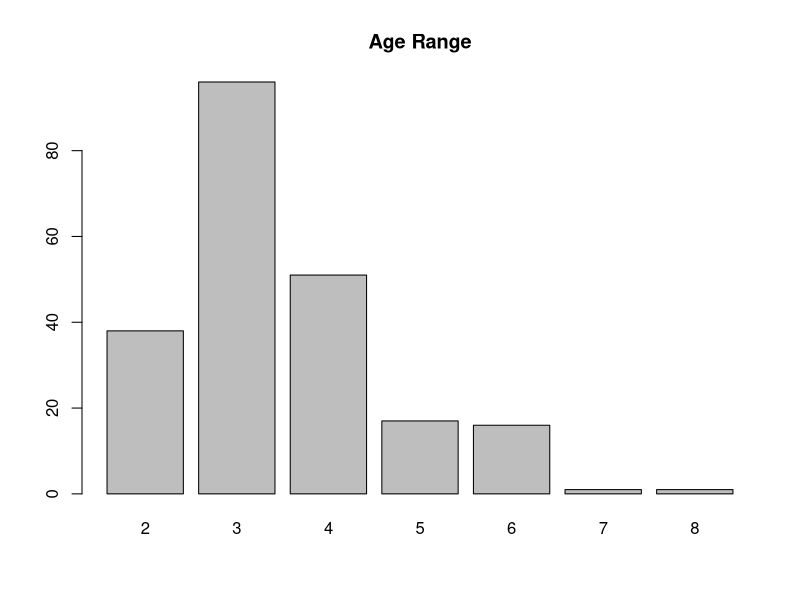
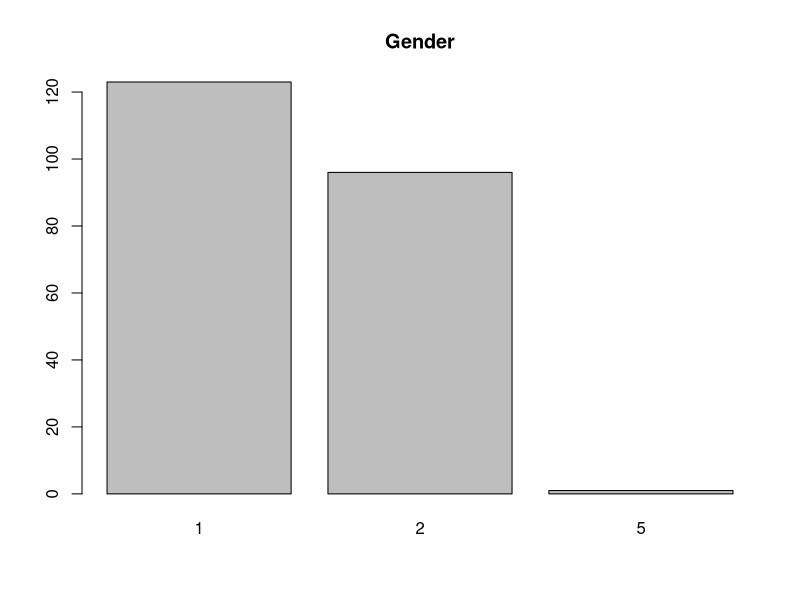
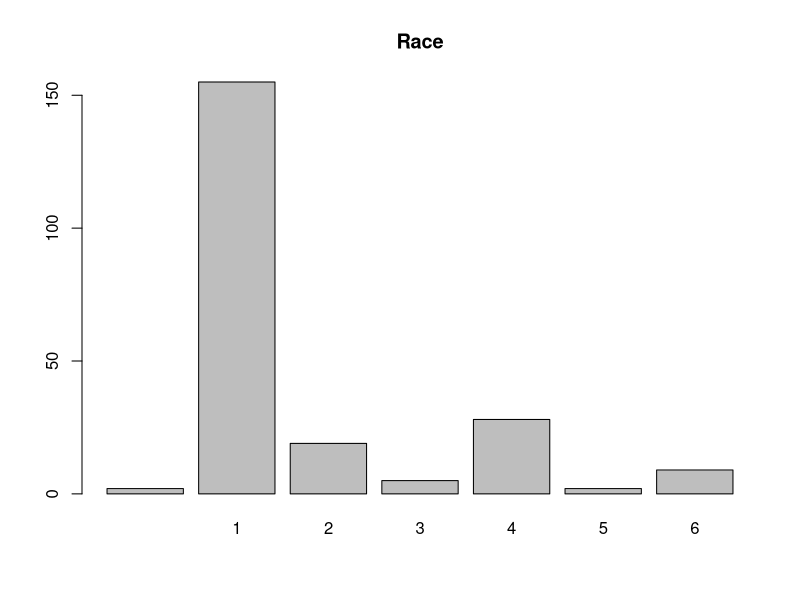
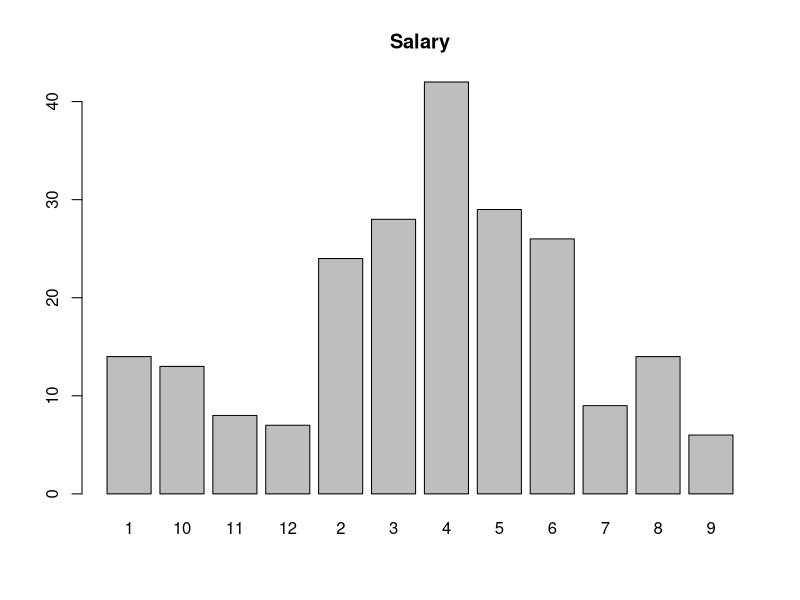
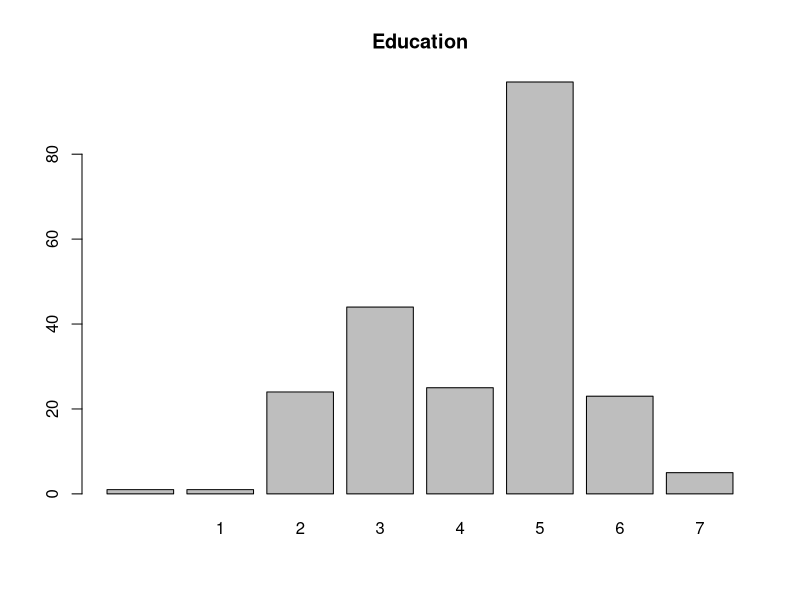
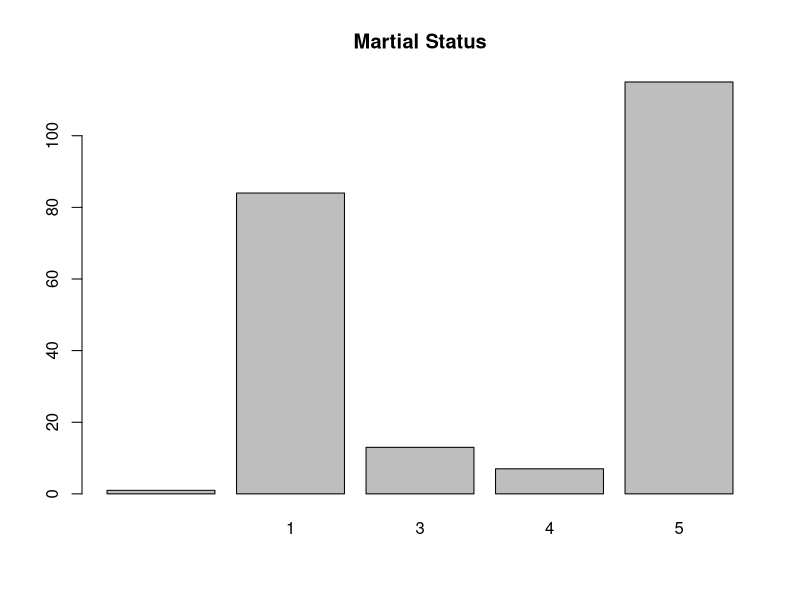
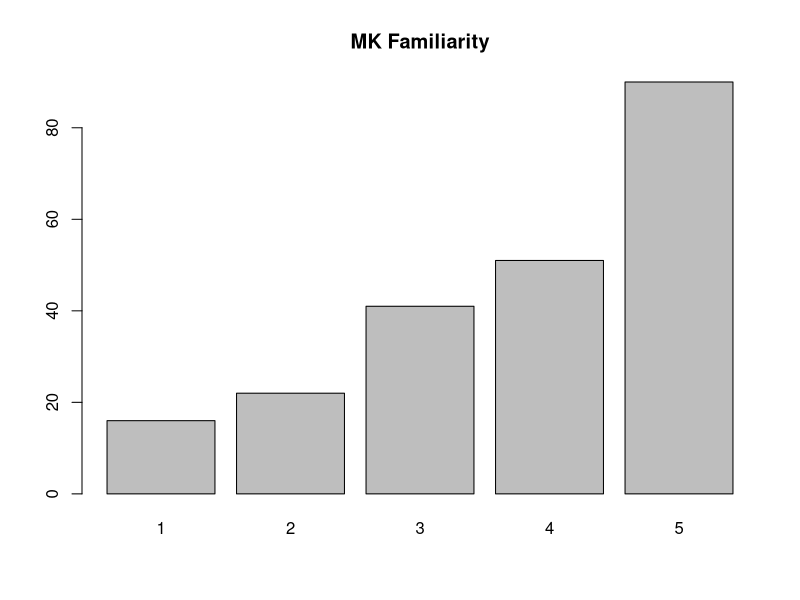

Write R code to recreate these figures, in order. (Note: this script raises an error after producing the figures.)
## ---- chunk 1
knitr::opts_chunk$set(echo = TRUE)
## ---- chunk 2
library(data.table)
#library(mlogit)
library(ggplot2)
## ---- chunk 3

pilot_data <- read.csv("./data/w241_final_project_final_data_numeric.csv", header = TRUE, stringsAsFactors=FALSE)

#remove the header rows and preview data
pilot_data1 <- pilot_data[-1:-2,]
pilot_data1 <- pilot_data1[which(pilot_data1$DistributionChannel != 'preview'),]

## ---- chunk 4
pilot_data1$duration <- as.numeric(pilot_data1$Duration..in.seconds.)
print(sprintf("Mean duration of survey completition in minutes: %.4f.", mean(pilot_data1$duration)/60))
## ---- chunk 5

barplot(table(pilot_data1$Q18), main='Age Range')

barplot(table(pilot_data1$Q16), main='Gender')
barplot(table(pilot_data1$Q45), main='Race')
barplot(table(pilot_data1$Q20), main='Salary')
barplot(table(pilot_data1$Q46), main='Education')
barplot(table(pilot_data1$Q47), main='Martial Status')
barplot(table(pilot_data1$Q29), main='MK Familiarity')

## ---- chunk 6
#Code which video the person watched

pilot_data1$kondo_video_01 <- ifelse(pilot_data1$Q21 == "" & pilot_data1$Q22 != "", 0, NaN)
pilot_data1$kondo_video_01 <- ifelse(pilot_data1$Q21 != "" & pilot_data1$Q22 == "", 1, pilot_data1$kondo_video_01)

#25,30
check_code <- pilot_data1[c("Q21", "Q22", "kondo_video_01")]

count(check_code, vars=kondo_video_01)
                              
## ---- chunk 7
row1 <- pilot_data[1,]
print(row1$C1)
## ---- chunk 8
raw_data <- data.table(pilot_data1)
## ---- chunk 9
# map clothing attributes and levels to each option presented in each question
clothing <- raw_data[1, c("attr1.1.1", "attr1.1.2", "attr1.1.3", "attr1.2.1", "attr1.2.2", "attr1.2.3", "attr1.3.1", "attr1.3.2", "attr1.3.3", "attr1.4.1", "attr1.4.2", "attr1.4.3", "attr1.5.1", "attr1.5.2", "attr1.5.3", "attr1.6.1", "attr1.6.2", "attr1.6.3", "attr1.7.1", "attr1.7.2", "attr1.7.3", "attr1.8.1", "attr1.8.2", "attr1.8.3", "attr1.9.1", "attr1.9.2", "attr1.9.3", "attr1.10.1", "attr1.10.2", "attr1.10.3", "attr1.11.1", "attr1.11.2", "attr1.11.3", "attr1.12.1", "attr1.12.2", "attr1.12.3", "attr1.13.1", "attr1.13.2", "attr1.13.3", "attr1.14.1", "attr1.14.2", "attr1.14.3", "attr1.15.1", "attr1.15.2", "attr1.15.3")]
clothing
transpose(clothing)
## ---- chunk 10
# map book attributes and levels to each option presented in each question
book <- raw_data[1, c("attr2.1.1", "attr2.1.2", "attr2.1.3", "attr2.2.1", "attr2.2.2", "attr2.2.3", "attr2.3.1", "attr2.3.2", "attr2.3.3", "attr2.4.1", "attr2.4.2", "attr2.4.3", "attr2.5.1", "attr2.5.2", "attr2.5.3", "attr2.6.1", "attr2.6.2", "attr2.6.3", "attr2.7.1", "attr2.7.2", "attr2.7.3", "attr2.8.1", "attr2.8.2", "attr2.8.3", "attr2.9.1", "attr2.9.2", "attr2.9.3", "attr2.10.1", "attr2.10.2", "attr2.10.3", "attr2.11.1", "attr2.11.2", "attr2.11.3", "attr2.12.1", "attr2.12.2", "attr2.12.3", "attr2.13.1", "attr2.13.2", "attr2.13.3", "attr2.14.1", "attr2.14.2", "attr2.14.3", "attr2.15.1", "attr2.15.2", "attr2.15.3")]
transpose(book)
## ---- chunk 11
# map paper attributes and levels to each option presented in each question
paper <- raw_data[1, c("attr3.1.1", "attr3.1.2", "attr3.1.3", "attr3.2.1", "attr3.2.2", "attr3.2.3", "attr3.3.1", "attr3.3.2", "attr3.3.3", "attr3.4.1", "attr3.4.2", "attr3.4.3", "attr3.5.1", "attr3.5.2", "attr3.5.3", "attr3.6.1", "attr3.6.2", "attr3.6.3", "attr3.7.1", "attr3.7.2", "attr3.7.3", "attr3.8.1", "attr3.8.2", "attr3.8.3", "attr3.9.1", "attr3.9.2", "attr3.9.3", "attr3.10.1", "attr3.10.2", "attr3.10.3", "attr3.11.1", "attr3.11.2", "attr3.11.3", "attr3.12.1", "attr3.12.2", "attr3.12.3", "attr3.13.1", "attr3.13.2", "attr3.13.3", "attr3.14.1", "attr3.14.2", "attr3.14.3", "attr3.15.1", "attr3.15.2", "attr3.15.3")]
transpose(paper)
## ---- chunk 12
# map sentimental attributes and levels to each option presented in each question
sentimental <- raw_data[1, c("attr4.1.1", "attr4.1.2", "attr4.1.3", "attr4.2.1", "attr4.2.2", "attr4.2.3", "attr4.3.1", "attr4.3.2", "attr4.3.3", "attr4.4.1", "attr4.4.2", "attr4.4.3", "attr4.5.1", "attr4.5.2", "attr4.5.3", "attr4.6.1", "attr4.6.2", "attr4.6.3", "attr4.7.1", "attr4.7.2", "attr4.7.3", "attr4.8.1", "attr4.8.2", "attr4.8.3", "attr4.9.1", "attr4.9.2", "attr4.9.3", "attr4.10.1", "attr4.10.2", "attr4.10.3", "attr4.11.1", "attr4.11.2", "attr4.11.3", "attr4.12.1", "attr4.12.2", "attr4.12.3", "attr4.13.1", "attr4.13.2", "attr4.13.3", "attr4.14.1", "attr4.14.2", "attr4.14.3", "attr4.15.1", "attr4.15.2", "attr4.15.3")]
transpose(sentimental)
## ---- chunk 13
# create new data table with following structure:
# one row per option per question per correspondent
# dimension of table = # correspondent (219) x # question (15) x # option (3)
n_respondent = nrow(raw_data)
n_question = 15
n_option = 3
dt <- data.table(ResponseId = rep(raw_data$ResponseId, each = n_question*n_option),
                # id = rep(1:n_respondent, each = n_question*n_option),
                 question = rep(1:n_question, each = n_option),
                 option = 1:n_option,
                 clothing = transpose(clothing)$V1,
                 book = transpose(book)$V1,
                 paper = transpose(paper)$V1,
                 sentimental = transpose(sentimental)$V1)
  
dt
## ---- chunk 14
choice_1 <- raw_data[, c("ResponseId","C1", "C2", "C3", "C4", "C5", "C6", "C7", "C8", "C9", "C10", "C11", "C12", "C13", "C14", "C15")]
choice_1
## ---- chunk 15
choice_2 <- melt(choice_1, id.vars = c("ResponseId"), measured.ids = c("C1", "C2", "C3", "C4", "C5", "C6", "C7", "C8", "C9", "C10", "C11", "C12", "C13", "C14", "C15"))
choice_2
choice_2 <- choice_2[, .(ResponseId, variable = substring(variable, 2), value)]
choice_2
choice_3 <- choice_2[order(ResponseId), ]
choice_3
## ---- chunk 16
choice_4 <- vector()
for (i in 1:(n_respondent*n_question)) {
  if (choice_3[i, value] == 1) {
    choice_4 <- c(choice_4, 1, 0, 0)
  } else if (choice_3[i, value] == 2) {
    choice_4 <- c(choice_4, 0, 1, 0)
  } else {
    choice_4 <- c(choice_4, 0, 0, 1)
  }
}
choice_4[1:30]
## ---- chunk 17
choice <- data.table(ResponseId = rep(choice_3$ResponseId, each = n_option),
                     question = as.integer(rep(choice_3$variable, each = n_option)),
                     choice = choice_4,
                     option = rep(1:3))
choice
## ---- chunk 18
dt <- merge(dt, choice, by = c("ResponseId", "question", "option"))
dt
## ---- chunk 19
treatment_1 <- raw_data[, c("ResponseId","Q21", "Q22")]
treatment_1
## ---- chunk 20
#We have 1 respondent that attrited during the study
subset(treatment_1, Q21 == '' & Q22 =='')
## ---- chunk 21
treatment_1$treatment = ifelse(treatment_1$Q21 == 1, 1, 0)
treatment_1
## ---- chunk 22
treatment_2 = treatment_1[rep(seq_len(nrow(treatment_1)), each = n_question*n_option),]
treatment_2
## ---- chunk 23
treatment <- data.table(ResponseId = treatment_2$ResponseId,
                        treatment = treatment_2$treatment,
                        question = rep(1:15, each = n_option),
                        option = rep(1:3))
treatment
## ---- chunk 24
dt <- merge(dt, treatment, by = c("ResponseId", "question", "option"))
dt
## ---- chunk 25
write.csv(dt, file="output_data.csv")
## ---- chunk 26
#Verify that each option was displayed the same number of times
#Output shoes that everything appears to be working as expected

sentimental_df_display <- data.frame(table(dt$sentimental, dt$treatment))
clothing_df_display <- data.frame(table(dt$clothing, dt$treatment))
paper_df_display <- data.frame(table(dt$paper, dt$treatment))
book_df_display <- data.frame(table(dt$book, dt$treatment))


p <- ggplot(sentimental_df_display, aes(fill=Var1, y=Freq, x=Var2)) + 
    geom_bar(position="dodge", stat="identity") + 
    scale_fill_brewer(palette = "Set1") 
update_labels(p, list(x="Treatment"))

p <- ggplot(clothing_df_display, aes(fill=Var1, y=Freq, x=Var2)) + 
    geom_bar(position="dodge", stat="identity") + 
    scale_fill_brewer(palette = "Set1") 
update_labels(p, list(x="Treatment"))

p <- ggplot(paper_df_display, aes(fill=Var1, y=Freq, x=Var2)) + 
    geom_bar(position="dodge", stat="identity") + 
    scale_fill_brewer(palette = "Set1") 
update_labels(p, list(x="Treatment"))

p <- ggplot(book_df_display, aes(fill=Var1, y=Freq, x=Var2)) + 
    geom_bar(position="dodge", stat="identity") + 
    scale_fill_brewer(palette = "Set1") 
update_labels(p, list(x="Treatment"))


## ---- chunk 27

# CDC Counts analyze the data by counting number of times an attribute level is selected relative to number of times
# it was available as choice

#Review the number of selections for each option

selected_only <- subset(dt, choice==1)
sentimental_df <- data.frame(table(selected_only$sentimental, selected_only$treatment))
sentimental_df$counts <- ifelse(sentimental_df$Var2 == 1, sentimental_df$Freq / 1605, sentimental_df$Freq / 1695)

clothing_df <- data.frame(table(selected_only$clothing, selected_only$treatment))
clothing_df$counts <- ifelse(clothing_df$Var2 == 1, clothing_df$Freq / 1605, clothing_df$Freq / 1695)


paper_df <- data.frame(table(selected_only$paper, selected_only$treatment))
paper_df$counts <- ifelse(paper_df$Var2 == 1, paper_df$Freq / 1605, paper_df$Freq / 1695)

book_df <- data.frame(table(selected_only$book, selected_only$treatment))
book_df$counts <- ifelse(book_df$Var2 == 1, book_df$Freq / 1605, book_df$Freq / 1695)


p <- ggplot(sentimental_df, aes(fill=Var1, y=counts, x=Var2)) + 
    geom_bar(position="dodge", stat="identity") + 
    scale_fill_brewer(palette = "Set1") 
update_labels(p, list(x="Treatment"))

p <- ggplot(clothing_df, aes(fill=Var1, y=counts, x=Var2)) + 
    geom_bar(position="dodge", stat="identity") + 
    scale_fill_brewer(palette = "Set1") 
update_labels(p, list(x="Treatment"))

p <- ggplot(paper_df, aes(fill=Var1, y=counts, x=Var2)) + 
    geom_bar(position="dodge", stat="identity") + 
    scale_fill_brewer(palette = "Set1") 
update_labels(p, list(x="Treatment"))

p <- ggplot(book_df, aes(fill=Var1, y=counts, x=Var2)) + 
    geom_bar(position="dodge", stat="identity") + 
    scale_fill_brewer(palette = "Set1") 
update_labels(p, list(x="Treatment"))


## ---- chunk 28
dt$clothing_utility <- ifelse(dt$clothing == "One pair of shoes", -1, NaN)
dt$clothing_utility <- ifelse(dt$clothing == "Ten pairs of shoes", 0, dt$clothing_utility)
dt$clothing_utility <- ifelse(dt$clothing == "Fifty pairs of shoes", 1, dt$clothing_utility)


dt$book_utility <- ifelse(dt$book == "Zero paper books", -1, NaN)
dt$book_utility <- ifelse(dt$book == "A small case of books (~25 books)", 0, dt$book_utility)
dt$book_utility <- ifelse(dt$book == "A room full of books (100 books)", 1, dt$book_utility)


dt$paper_utility <- ifelse(dt$paper == "No tax documents stored after filing", -1, NaN)
dt$paper_utility <- ifelse(dt$paper == "Keep tax documents for 1 year after filing", 0, dt$paper_utility)
dt$paper_utility <- ifelse(dt$paper == "Keep tax documents for 5 years after filing", 1, dt$paper_utility)

dt$sent_utility <- ifelse(dt$sentimental == "Zero framed photographs of loved ones on display", -1, NaN)
dt$sent_utility <- ifelse(dt$sentimental == "Five framed photographs of loved ones on display", 0, dt$sent_utility)
dt$sent_utility <- ifelse(dt$sentimental == "Ten or more framed photographs of loved ones on display", 1, dt$sent_utility)


selected_only <- subset(dt, choice==1)

respondent_sum <- selected_only[, .(sum_clothing=sum(clothing_utility), 
                                    sum_paper=sum(paper_utility), 
                                    sum_book=sum(book_utility), 
                                    sum_sent=sum(sent_utility)),
                                keyby=.(ResponseId, treatment)]

respondent_sum$total_score <- rowSums(respondent_sum[,c(3,4,5,6)]) 


## ---- chunk 29
base_model <- lm(total_score ~ treatment, data = respondent_sum)
summary(base_model)
